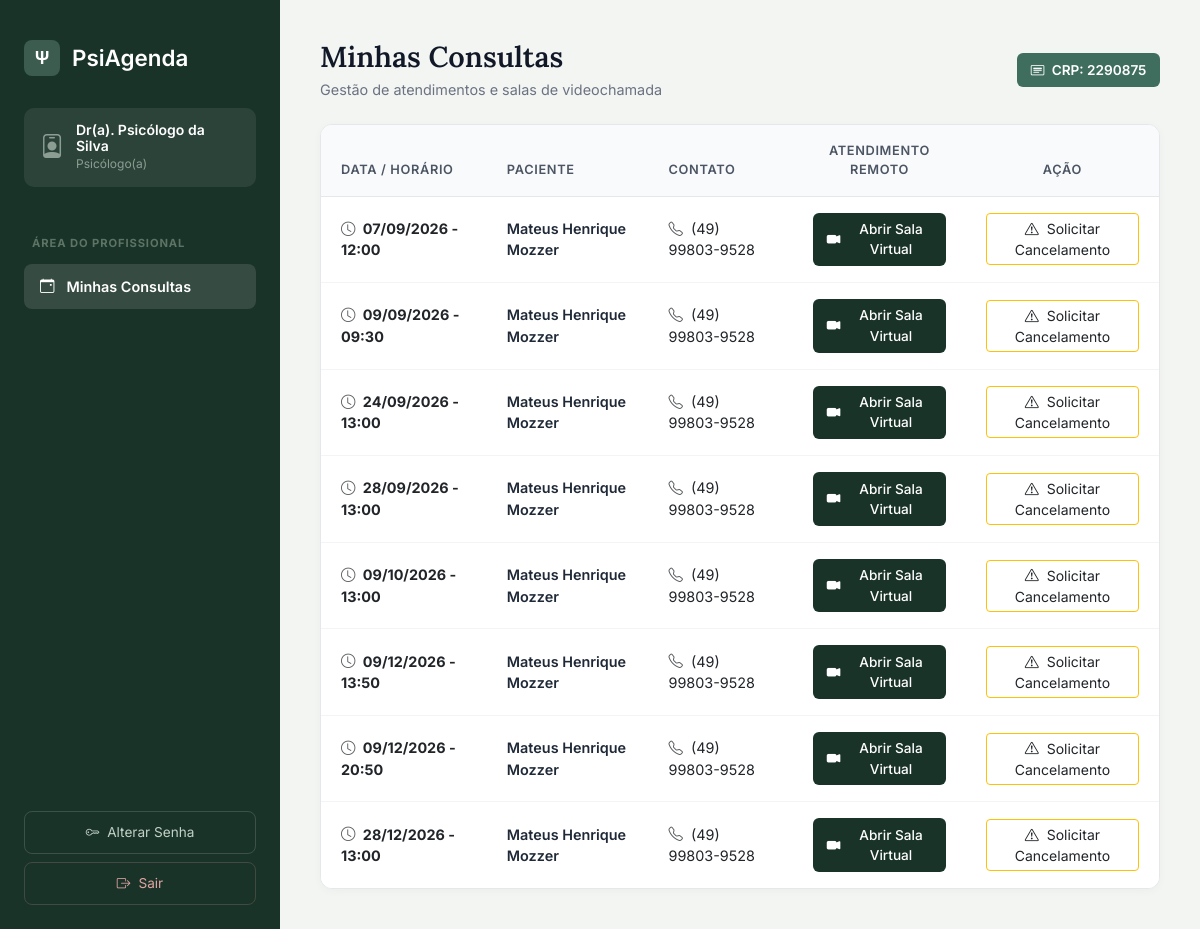
/psicologo/ (signed in), run on an earlier commit of the app's database.
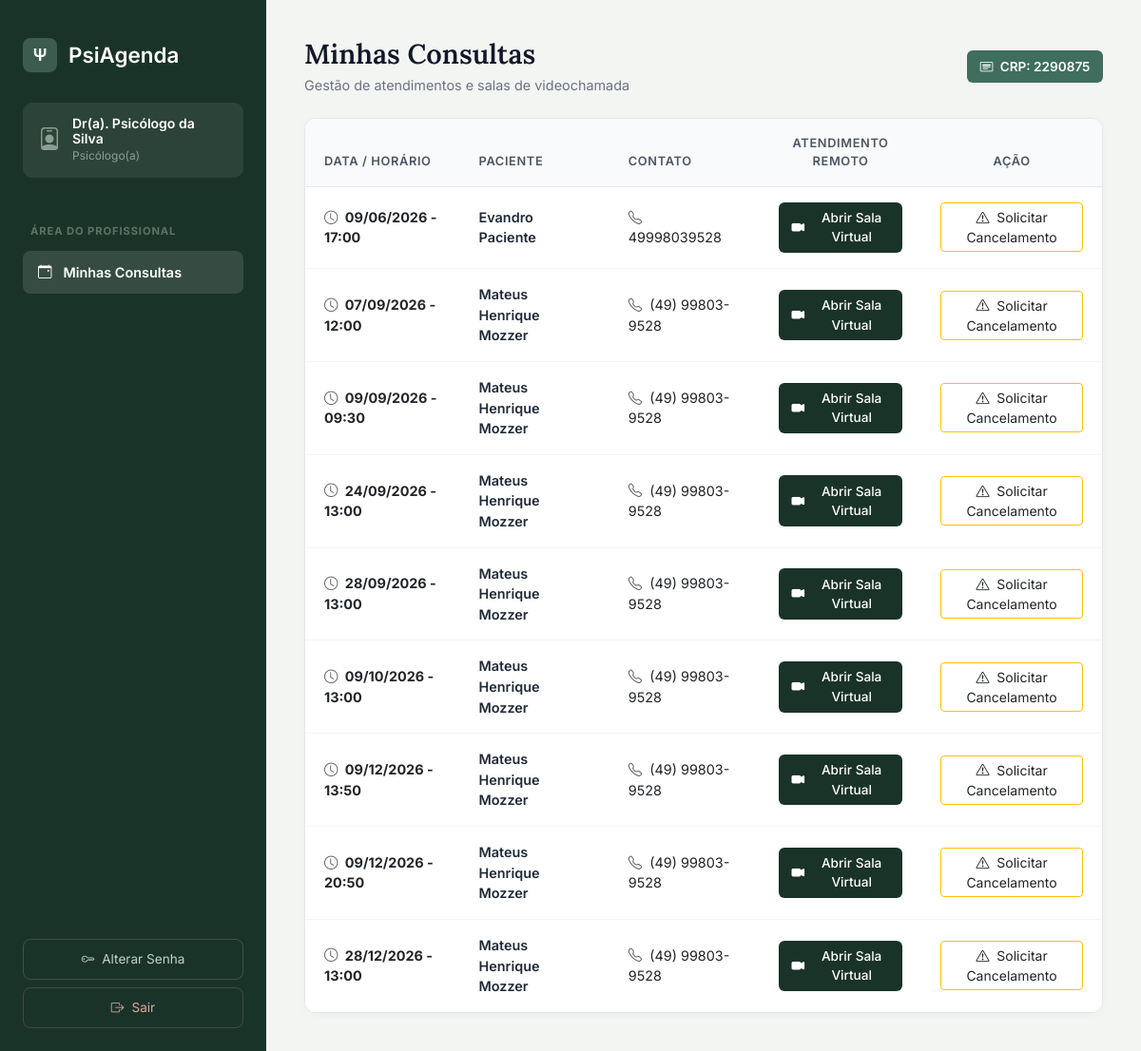
And on a later commit of the database.
### agendamentos/models.py (models this page shows, shortened)
class Agendamento(models.Model):
  STATUS_CHOICES = [
      ('AGENDADO', 'Agendado'),
      ('CONCLUIDO', 'Concluído'),
      ('CANCELADO', 'Cancelado'),
      ('Solicitado Cancelamento', 'Solicitado Cancelamento'),
  ]
  psicologo = models.ForeignKey(
      Psicologo, on_delete=models.PROTECT, related_name='agendamentos'
  )
  paciente = models.ForeignKey(
      Paciente, on_delete=models.PROTECT, related_name='agendamentos'
  )
  data_hora = models.DateTimeField()
  status = models.CharField(
      max_length=30, choices=STATUS_CHOICES, default='AGENDADO'
  )
  observacao = EncryptedTextField(blank=True, null=True)
  motivo_cancelamento = EncryptedTextField(blank=True, null=True)
  notificacao_confirmada = models.BooleanField(default=False)
  criado_em = models.DateTimeField(auto_now_add=True)
  atualizado_em = models.DateTimeField(auto_now=True)
  class Meta:
    verbose_name = 'Agendamento'
    verbose_name_plural = 'Agendamentos'
    ordering = ['-data_hora']

class Paciente(models.Model):
  nome_completo = models.CharField(max_length=150)
  cpf = models.CharField(max_length=14, unique=True)
  data_nascimento = models.DateField()
  telefone = models.CharField(max_length=20)
  email = models.EmailField(blank=True, null=True)
  endereco = models.CharField(max_length=255, blank=True, null=True)
  ativo = models.BooleanField(default=True)
  primeiro_acesso = models.BooleanField(default=True)
  class Meta:
    verbose_name = 'Paciente'
    verbose_name_plural = 'Pacientes'
    ordering = ['nome_completo']

### agendamentos/views.py (the view)
# urls.py: path('psicologo/', views.painel_psicologo, name='painel_psicologo'),
@login_required
def painel_psicologo(request):
    try:
        psicologo = Psicologo.objects.get(usuario=request.user)
    except Psicologo.DoesNotExist:
        messages.error(request, "Perfil de psicólogo não encontrado.")
        return redirect('painel_secretaria')
    agendamentos = Agendamento.objects.filter(psicologo=psicologo).order_by('data_hora')
    context = {
        'psicologo': psicologo,
        'agendamentos': agendamentos,
    }
    return render(request, 'agendamentos/painel_psicologo.html', context)

### agendamentos/templates/agendamentos/painel_psicologo.html (shortened to what the changed rows need)
<!DOCTYPE html>
<html lang="pt-br">
<head>
    <link href="https://cdn.jsdelivr.net/npm/bootstrap@5.3.0/dist/css/bootstrap.min.css" rel="stylesheet">
    <link rel="stylesheet" href="https://cdn.jsdelivr.net/npm/bootstrap-icons@1.10.5/font/bootstrap-icons.css">
</head>
<body>
<main class="main-content">
    <div class="d-flex justify-content-between align-items-center mb-4">
        <div>
            <h1 class="header-title">Minhas Consultas</h1>
        </div>
    </div>
    <div class="card-custom">
        <div class="table-responsive">
            <table class="table align-middle">
                <thead>
                    <tr>
                        <th>Data / Horário</th>
                        <th>Paciente</th>
                        <th>Contato</th>
                        <th class="text-center">Atendimento Remoto</th>
                        <th class="text-center">Ação</th>
                    </tr>
                </thead>
                <tbody>
                    {% for consulta in agendamentos %}
                    <tr>
                        <td class="fw-bold text-dark">
                            <i class="bi bi-clock me-1 text-muted"></i> {{ consulta.data_hora|date:"d/m/Y - H:i" }}
                        </td>
                        <td class="fw-semibold">
                            {{ consulta.paciente.nome_completo }}
                        </td>
                        <td>
                            {% if consulta.paciente.telefone %}
                                <a href="https://wa.me/55{{ consulta.paciente.telefone|slugify }}" target="_blank" class="text-decoration-none text-dark">
                                    <i class="bi bi-telephone me-1 text-muted"></i> {{ consulta.paciente.telefone }}
                                </a>
                            {% else %}
                                <span class="text-muted">Não informado</span>
                            {% endif %}
                        </td>
                        <td class="text-center">
                            <a href="https://meet.jit.si/PsiAgenda-Consulta-{{ consulta.id }}" target="_blank" class="btn-meet">
                                <i class="bi bi-camera-video-fill me-1"></i> Abrir Sala Virtual
                            </a>
                        </td>
                        <td class="text-center">
                            {% if consulta.status == 'Solicitado Cancelamento' %}
                                <span class="badge-waiting">
                                    <i class="bi bi-clock-history me-1"></i> Aguardando Secretária
                                </span>
                            {% else %}
                                <a href="{% url 'solicitar_cancelamento_psicologo' consulta.pk %}" class="btn btn-sm btn-outline-warning text-dark">
                                    <i class="bi bi-exclamation-triangle me-1"></i> Solicitar Cancelamento
                                </a>
                            {% endif %}
                        </td>
                    </tr>
                    {% endfor %}
                </tbody>
            </table>
        </div>
    </div>
</main>
</body>
</html>

What changed in the data, as far as the page shows it:
added Agendamento: data_hora "09/06/2026 - 17:00", paciente.nome_completo "Evandro Paciente", paciente.telefone "49998039528", status "AGENDADO" (drawn)
